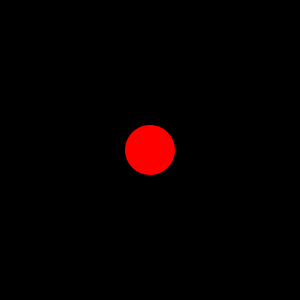
Frame 1 (no input)
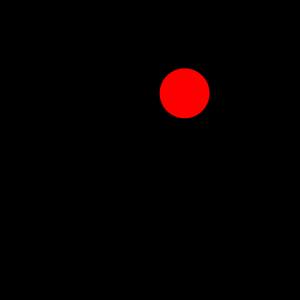
Frame 60 (the mouse pressed at the canvas centre just before this capture)
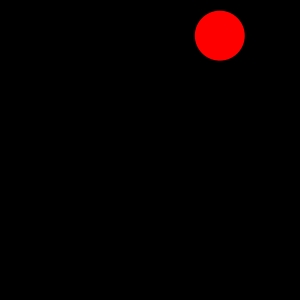
Frame 120 (the mouse held since frame 60 and released just before this capture)

The Processing sketch that drew these frames (run headless with seeded random() and noise(); from frame 60 on, the mouse is pressed at the canvas centre):

// Processing sketch: processing_56114
// ── processing_56114.pde

//----------------------
// by lali barriere 2012
//----------------------

// pinta una rodona que es mou
// utilitzem nombres amb decimals per tenir mes precisio
float posX, posY; // centre de la rodona
float velX, velY; // velocitat de la rodona
float radi; // radi de la rodona

void setup() {
  size(300, 300);
  background(0);
  smooth();
  
  noStroke();
  fill(255, 0, 0);

  posX = width/2;
  posY = height/2;
  velX = random(-2,2);
  velY = random(-2,2);
  ellipseMode(RADIUS);
  radi = 25;
}

void draw() {

  background(0);
  ellipse(posX, posY, radi, radi);

  // canvia la posicio
  // i controla que no surti de la finestra
  posX = posX+velX;
  posY = posY+velY;
  
  if (posX <= radi) {
    posX = radi;
    velX = -velX;
  }
  if (posX >= width-radi) {
    posX = width - radi;
    velX = -velX;
  }
  if (posY <= radi) {
    posY = radi;
    velY = -velY;
  }
  if (posY >= height-radi) {
    posY = height - radi;
    velY = -velY;
  }

}
